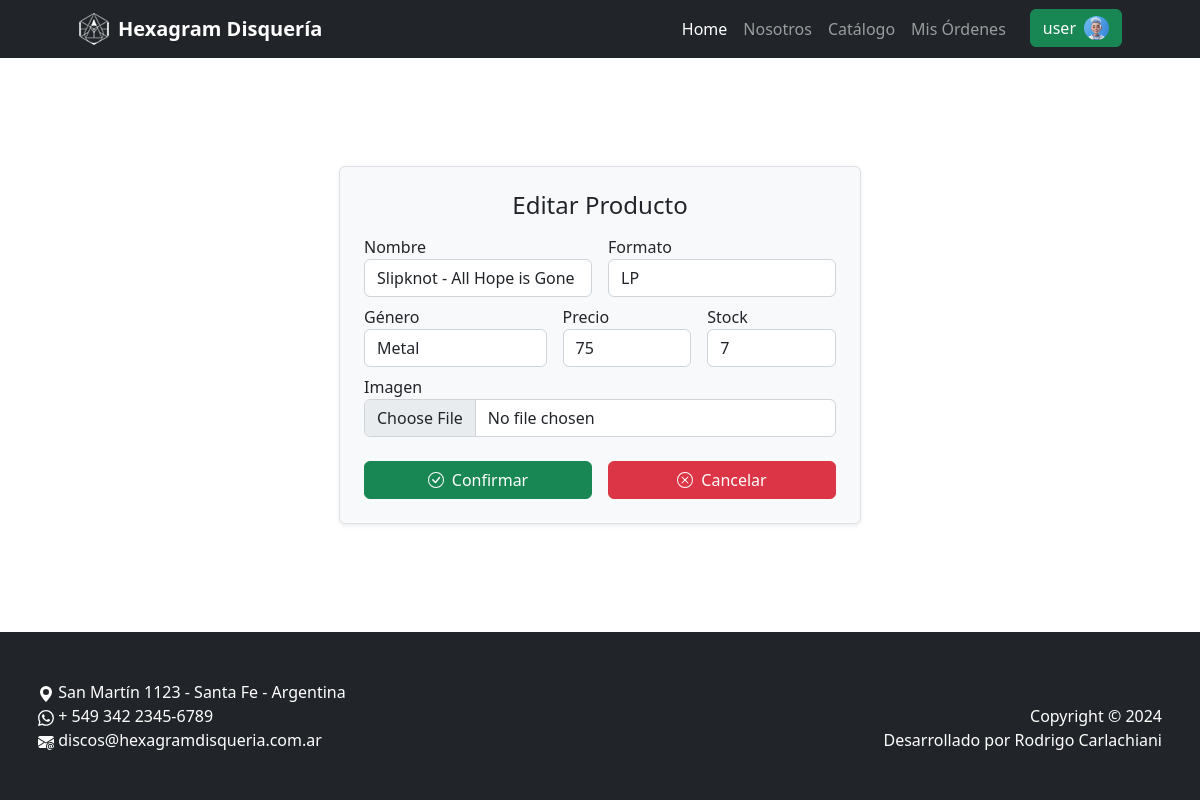
Page /catalogo/producto/2/update/ (signed in) on the committed database.
### clientes/models.py (models this page shows)
class Client(models.Model):
    user = models.OneToOneField(User, on_delete=models.CASCADE, related_name='client')
    phone = models.CharField(max_length=50, blank=True)
    birthdate = models.DateField(null=True, blank=True)
    avatar = models.ImageField(upload_to='avatars/', default='project/core/static/core/img/avatar_default.webp', null=True, blank=True)

### catalogo/models.py (models this page shows, shortened)
class Product(models.Model):
  name = models.CharField(max_length=100, verbose_name='Nombre')
  price = models.IntegerField(verbose_name='Precio')
  format = models.ForeignKey(Format, on_delete=models.CASCADE, verbose_name='Formato')
  genre = models.ForeignKey(Genre, on_delete=models.CASCADE, verbose_name='Género')
  stock = models.IntegerField(default=0, verbose_name='Stock')
  image = models.ImageField(upload_to='products/', null=True, blank=True, verbose_name='Imagen')

### catalogo/views.py (the view, shortened to what this page needs)
# urls.py: path('producto/<int:pk>/update/', views.ProductUpdate.as_view(), name='producto_update'),
class ProductUpdate(LoginRequiredMixin, UpdateView):
    model = models.Product
    form_class = forms.ProductForm
    success_url = reverse_lazy('catalogo:home')

### catalogo/forms.py
class ProductForm(forms.ModelForm):
    class Meta:
        model = models.Product
        fields = '__all__'
        widgets = {
            'name': forms.TextInput(attrs={'class': 'form-control', 'placeholder': 'Nombre'}),
            'price': forms.NumberInput(attrs={'class': 'form-control mb-2'}),
            'format': forms.Select(choices=models.Format.objects.all(), attrs={'class': 'form-control'}),
            'genre': forms.Select(choices=models.Genre.objects.all(), attrs={'class': 'form-control'}),
            'stock': forms.NumberInput(attrs={'class': 'form-control'}),
            'image': forms.FileInput(attrs={'class': 'form-control'})
        }
    def __init__(self, *args, **kwargs):
        super(ProductForm, self).__init__(*args, **kwargs)
        self.fields['format'].empty_label = 'Seleccione un formato'
        self.fields['genre'].empty_label = 'Seleccione un género'

### catalogo/models.py (called while the page is built)
  def __str__(self):
    return self.name

  def __str__(self):
    return self.name

### catalogo/templates/catalogo/product_form.html (shortened to what this page needs)
{% extends 'core/base.html' %}
{% block contenido %}
<div class="d-flex flex-column align-items-center border border-1 rounded-2 w-50 p-4 shadow-sm bg-light">
  <h2 class="mb-3 fs-4">
    {% if form.instance.pk %}
    Editar
    {% else %}
    Añadir
    {% endif %}
    Producto
  </h2>
  <form method="post" class="d-flex flex-column w-100" enctype="multipart/form-data">
    <div class="form-group d-flex gap-3">
      <div class="d-flex flex-column w-50">
        {{ form.name.label }}{{ form.name }}
      </div>
      <div class="d-flex flex-column w-50">
        {{ form.format.label }}{{ form.format }}
      </div>
    </div>
    <div class="form-group d-flex gap-3 mt-2">
      <div class="d-flex flex-column w-75">
        {{ form.genre.label }}{{ form.genre }}
      </div>
      <div class="form-group d-flex gap-3">
        <div class="d-flex flex-column w-50">
          {{ form.price.label }}{{ form.price }}
        </div>
        <div class="d-flex flex-column w-50">
          {{ form.stock.label }}{{ form.stock }}
        </div>
      </div>
    </div>
    <div class="form-group d-flex">
      <div class="d-flex flex-column w-100">
        {{ form.image.label }}{{ form.image }}
      </div>
    </div>
    <div class="d-flex justify-content-center gap-3">
      <button type="submit" class="btn btn-success w-50 mt-4 d-flex justify-content-center align-items-center gap-2">
        Confirmar
      </button>
      <a href="{% url 'catalogo:home' %}" type="button"
        class="btn btn-danger w-50 mt-4 d-flex justify-content-center align-items-center gap-2">
        Cancelar
      </a>
    </div>
  </form>
</div>
{% endblock contenido %}

### core/templates/core/components/navbar.html (shortened to what this page needs)
{% load static %}
<nav class="d-flex navbar navbar-expand-lg navbar-dark bg-dark">
  <div class="container px-5 h-100">
    <a class="navbar-brand fw-bold d-flex align-items-center " href="{% url 'core:home' %}">
      <img class="me-2" src="{% static 'core/img/hexagram-logo-navbar.webp' %}" alt="Logo de la disquería">
      <p class="p-0 m-0 ">Hexagram Disquería</p>
    </a>
    <div class="collapse navbar-collapse" id="navbarSupportedContent">
      <ul class="navbar-nav ms-auto mb-2 mb-lg-0">
        <li class="nav-item">
          <a class="nav-link active" aria-current="page" href="{% url 'core:home' %}">Home</a>
        </li>
        {% if not user.is_staff %}
        <li class="nav-item">
          <a class="nav-link" href="{% url 'core:about' %}">Nosotros</a>
        </li>
        {% endif %}
        <li class="nav-item">
          <a class="nav-link" href="{% url 'catalogo:home' %}">Catálogo</a>
        </li>
        {% if user.is_authenticated %}
        <li class="nav-item">
          <a class="nav-link" href="{% url 'ordenes:home' %}">{%if not user.is_staff%}Mis {%endif%}Órdenes</a>
        </li>
        <li class="nav-item ms-3">
          <div class="dropdown">
            <button class="btn btn-success " type="button" data-bs-toggle="dropdown" aria-expanded="false">
              <div class="d-flex gap-2">
                {{ user.username }}
                {% if user.is_staff or not user.client.avatar %}
                <img style="width: 25px;" src="{% static 'core/img/avatar_default.webp' %}" alt="Avatar administrador">
                {% else %}
                <img style="width: 25px; border-radius: 50%;" src="{{ user.client.avatar.url }}" alt="Avatar cliente">
                {% endif %}
              </div>
            </button>
          </div>
        </li>
        {% endif %}
      </ul>
    </div>
  </div>
</nav>

### rows in the picture
Product: name "Slipknot - All Hope is Gone", format "LP", genre "Metal", price "75", stock "7"

### other values in the picture
{{ user.username }} "user"
